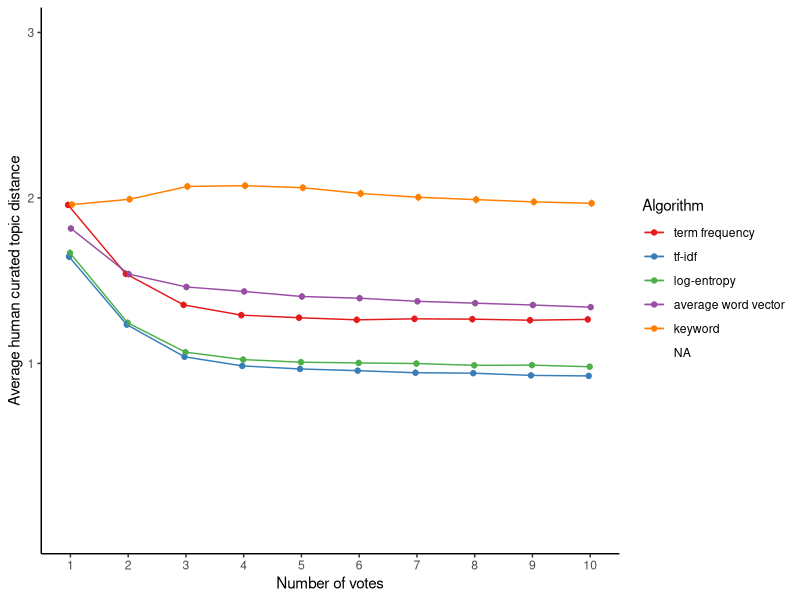

R code for this plot:
library(ggplot2)
library(reshape2)
library(ggthemes)
library(scales)
library(grid)
library(plyr)

plot_theme <- theme_classic() +
  theme(text = element_text(size = 20),
        axis.title.x = element_text(vjust = -1, face = 'bold'),
        axis.title.y = element_text(vjust = 2, face = 'bold'),
        plot.margin =  (unit(c(2, 2, 2, 2), "cm")),
        legend.position = c(1, 0), legend.justification = c(1, 0))


mean_point <- stat_summary(fun.y = 'mean', geom = 'point', position = position_dodge(width = 0.1))
mean_line <- stat_summary(fun.y = 'mean', geom = 'line', position = position_dodge(width = 0.1))
se_error <- stat_summary(fun.data = 'mean_se', geom = 'errorbar', width = 0.05, position = position_dodge(width = 0.1))

experiments <- melt(read.csv('data/multiple_votes.csv'),
                   id.vars = c('poster_number', 'number_recommend'))

experiments$variable <- revalue(experiments$variable,
                                c("avg_node_distance"="tf-idf",
                                "avg_node_distance_kw"="keyword",
                                "avg_node_distance_wv"="average word vector",
                                "avg_node_distance_cv"="term frequency",
                                "avg_node_distance_le"="log-entropy",
                                "avg_random"="random"))

experiments$variable <- factor(experiments$variable,
                               c('term frequency', 'tf-idf', 'log-entropy',
                                 'average word vector', 'keyword'))


pdf('figures/performance_vs_votes.pdf', width=6, height=3)
ggplot(experiments,
       aes(x = number_recommend, y = value, color = variable)) +
  mean_point +
  mean_line +
  se_error +
  theme_classic() +
  scale_y_continuous(breaks = c(1, 2, 3)) +
  scale_x_continuous(breaks = c(1, 2, 3, 4, 5, 6, 7, 8, 9, 10)) +
  coord_cartesian(ylim = c(0, 3)) +
  scale_color_brewer(palette = 6, type = 'qual', name = 'Algorithm') +
  ylab('Average human curated topic distance') +
  xlab('Number of votes')
dev.off()
